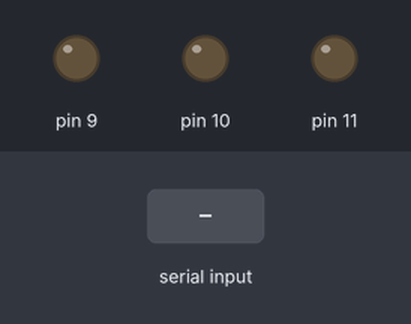
The sketch below on a simulated Arduino Uno, built with avr-gcc and run on an emulated ATmega328P. On the bench: output pins drawn as LEDs (lit = HIGH). The test bench sets the inputs (shaded band).

Above: at 1.2 s.
1.3 s: "1" received over Serial
At 1.8 s:
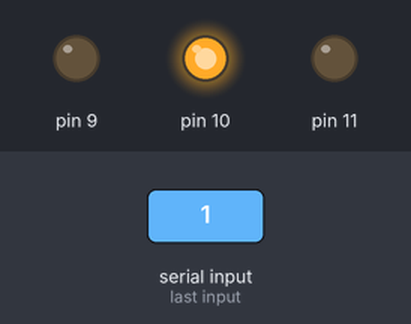
7.3 s: "2" received over Serial
At 8.5 s:
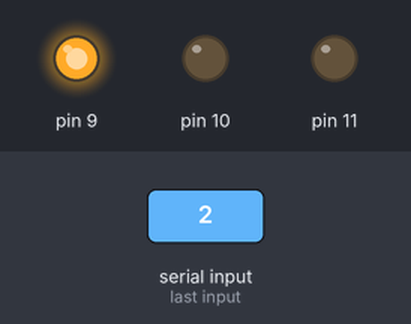
10.3 s: "1" received over Serial
At 15.6 s:
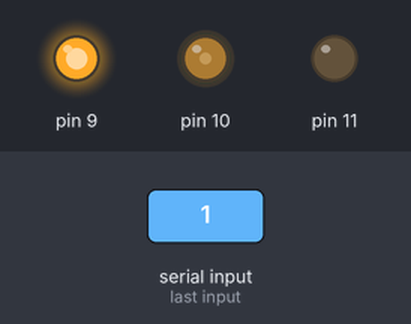
Timing chart, 0 to 19.3 s (numbered marks = the images above; inputs shaded):
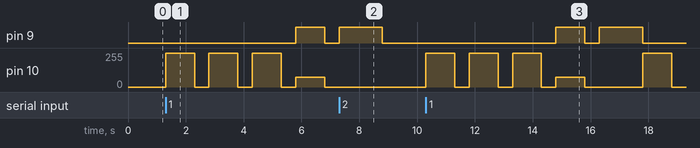

Measured:
- after the input at 1.3 s, pin 9: LOW → HIGH after 4.5 s, → LOW 1.0 s later; pin 10: 0/255 → 255/255 at once, → 0/255 1.0 s later, → 255/255 0.50 s later, → 0/255 1.0 s later, … (8 changes in this stretch)
- after the input at 7.3 s, pin 10: stays 0/255 (without the input it goes to 255/255 after 1.5 s)
- after the input at 10.3 s, pin 9: LOW → HIGH after 4.5 s, → LOW 1.0 s later, → HIGH 0.50 s later, → LOW 1.5 s later; pin 10: 0/255 → 255/255 at once, → 0/255 1.0 s later, → 255/255 0.50 s later, → 0/255 1.0 s later, … (10 changes in this stretch)

The sketch:

Semaforo_RGB.ino
```cpp
void setup() {
  pinMode(11, OUTPUT);
  pinMode(10, OUTPUT);
  pinMode(9, OUTPUT);
  Serial.begin(9600);
}

char dato='0';

void loop() {

// 9 Rojo   10 Verde    11 Azul
  if (Serial.available()==true) dato=Serial.read();

  if(dato=='1')
  {
  analogWrite(11, 0);
  analogWrite(10, 255);
  analogWrite(9, 0);
  //Serial.println(1);//verde
  delay(1000);

  analogWrite(11, 0);
  analogWrite(10, 0);
  analogWrite(9, 0);
  //Serial.println(1);//verde
  delay(500);

  analogWrite(11, 0);
  analogWrite(10, 255);
  analogWrite(9, 0);
  //Serial.println(1);//verde
  delay(1000);

  analogWrite(11, 0);
  analogWrite(10, 0);
  analogWrite(9, 0);
  //Serial.println(1);//verde
  delay(500);

  analogWrite(11, 0);
  analogWrite(10, 255);
  analogWrite(9, 0);
 // Serial.println(1);//verde
  delay(1000);

  analogWrite(11, 0);
  analogWrite(10, 0);
  analogWrite(9, 0);
  //Serial.println(1);//verde
  delay(500);

  analogWrite(11, 0);
  analogWrite(10, 75);
  analogWrite(9, 255);
  //Serial.println(1);//amarillo
  delay(1000);

  analogWrite(11, 0);
  analogWrite(10, 0);
  analogWrite(9, 0);
  //Serial.println(1);//amarillo
  delay(500);

  analogWrite(11, 0);
  analogWrite(10, 0);
  analogWrite(9, 255);
  //Serial.println(1);//rojo
  delay(1500);

  analogWrite(11, 0);
  analogWrite(10, 0);
  analogWrite(9, 0);
 // Serial.println(1);//rojo

  }

  if (dato=='2')
  {
  analogWrite(11, 0);
  analogWrite(10, 0);
  analogWrite(9, 0);
  }

}
```
